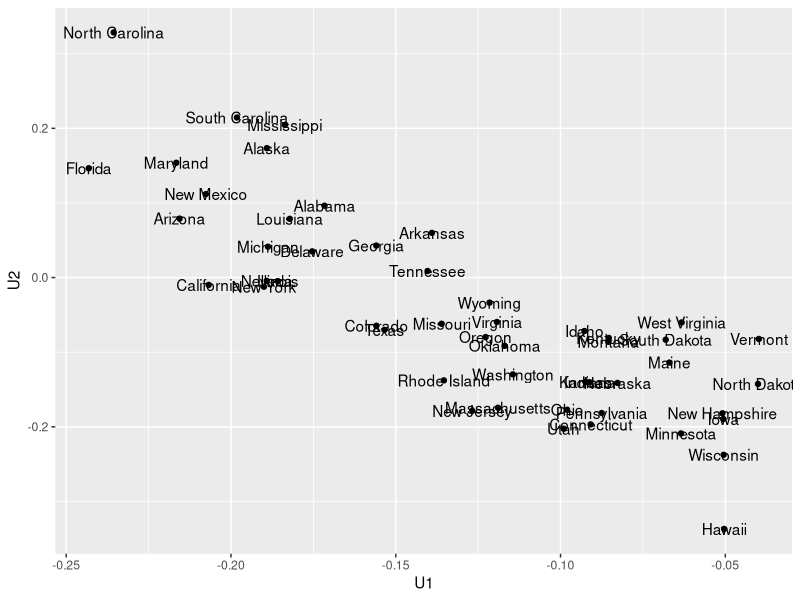

Generate this figure with R:
## ---- chunk 1
knitr::opts_chunk$set(echo = TRUE)
## ---- chunk 2

suppressWarnings(suppressMessages(library(dplyr)))
suppressWarnings(suppressMessages(library(ggplot2)))

## ---- chunk 3

#Singular Value Decomposition
#M = U%*%D%*%t(V) where,
#U is a nxp matrix is left singular values
#D is a pxp diagonal matrix of singular values
#V is a pxp matrix of right singular values
SVD = svd(USArrests)
D = SVD$d
U = SVD$u
V = SVD$v

#Obtain Original USArrests Data
U%*%diag(D)%*%t(V)

## ---- chunk 4

RankOneApprox <- function(dataset){
  SVD = svd(dataset)
  D = SVD$d
  U = SVD$u
  V = SVD$v
  sum = 0
  for(i in 1:ncol(dataset)){
    sum = sum + (D[i]*U[,i]%*%t(V[,i]))
  }
  return(sum)
}

RankOneApprox(USArrests)

#creating new variable MA = Murder + Assault
Arrests2 <- mutate(USArrests, MA = Murder+Assault)
svd(Arrests2)

#compared to svd(USArrests), the singular values are generally the negative opposite of the singular values found in svd(USArrests). Looking at the singular vectors (2,3,4), we see that the values are approximartely the negative opposite.

#Rank of Arrests2 = 4

## ---- chunk 5

States <- row.names(USArrests)
U = svd(USArrests)$u
U1 = U[,1]
U2 = U[,2]

USArrestsPlot <- data.frame(States, U1, U2)
Plot_of_States = ggplot(USArrestsPlot, aes(x=U1, y=U2, label=States)) + geom_point() + geom_text(aes(label=States))
Plot_of_States

## ---- chunk 6

Variables <- colnames(USArrests)
V = svd(USArrests)$v
V1 = V[,1]
V2 = V[,2]

USArrests_Variables <- data.frame(Variables, V1, V2)
Plot_of_Variables = ggplot(USArrests_Variables, aes(x=V1, y=V2, label=Variables)) + geom_point() + geom_text(aes(label=Variables))

## ---- chunk 7

R = cor(USArrests)
evd = eigen(R)

#n = nrow(USArrests)
#I = diag(1, nrow=n)
#Xc <- (I - matrix(rep(1, n))%*%t(matrix(rep(1, n)))/n)%*%matrix(USArrests)
#constructing mean centered matrix
Mean_Murder = rep(mean(USArrests$Murder), length(USArrests$Murder))
Mean_Assault = rep(mean(USArrests$Assault), length(USArrests$Assault))
Mean_UrbanPop = rep(mean(USArrests$UrbanPop), length(USArrests$UrbanPop))
Mean_Rape = rep(mean(USArrests$Rape), length(USArrests$Rape))
X <- as.matrix(USArrests - cbind(Mean_Murder, Mean_Assault, Mean_UrbanPop, Mean_Rape))

#sum of squares and cross product matrix
S <- t(X)%*%X

#Comparison (equivalent matrices)
S/(length(USArrests$Murder)-1)
cov(X)

#inverse of S
solve(S)

#eigen of S
eigen(S)

lambda = solve(diag(eigen(S)$values))
V = eigen(S)$vectors

#confirmation that V%*%inv(lambda)%*%t(V) gives inv(S)
V%*%lambda%*%t(V)

